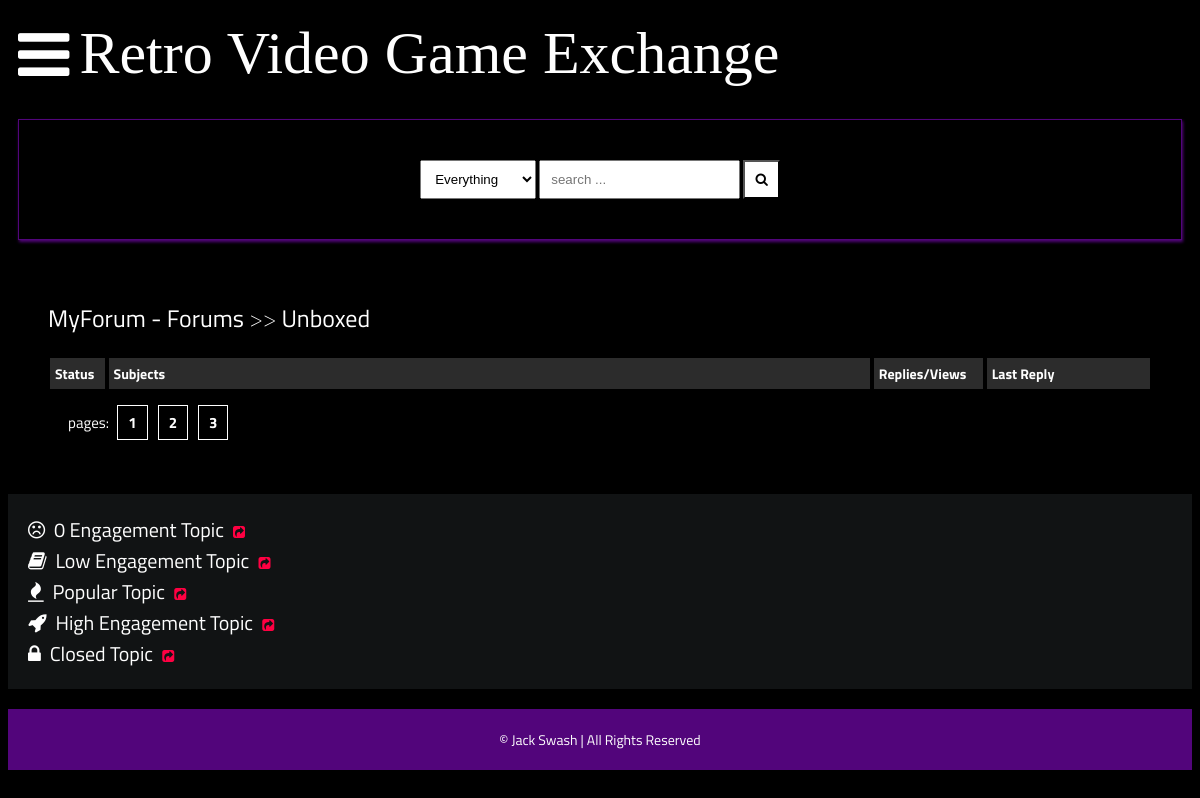
Page /posts/unboxed/ on the earlier database version.
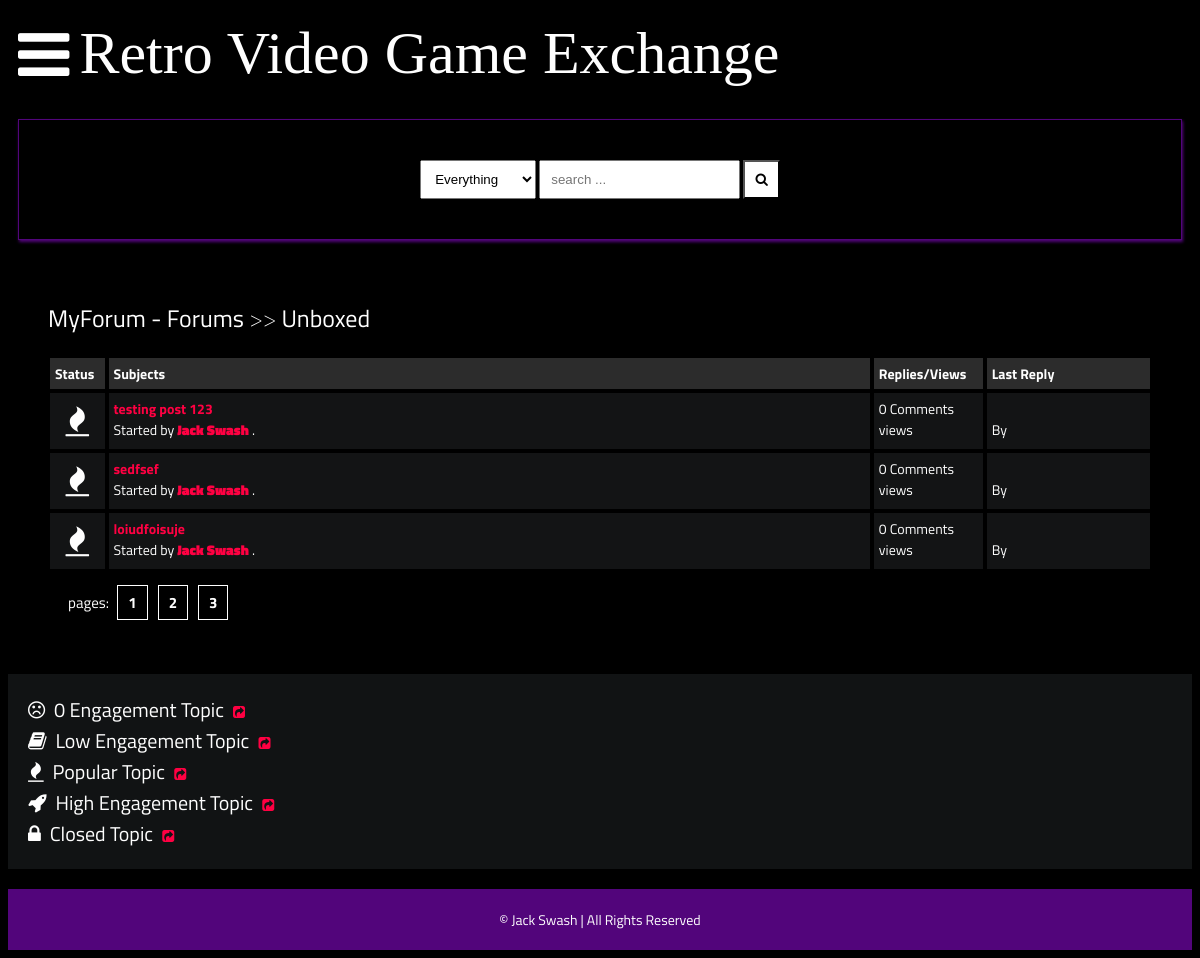
Same page on the later database version.
### main/models.py (models this page shows, shortened)
class Post(models.Model):
    title = models.CharField(max_length=400)
    slug = models.SlugField(max_length=400, unique=True, blank=True)
    user = models.ForeignKey(Author, on_delete=models.CASCADE)
    content = HTMLField()
    categories = models.ManyToManyField(Category)
    date = models.DateTimeField(auto_now_add=True)
    approved = models.BooleanField(default=False)
    hit_count_generic = GenericRelation (HitCount, object_id_field='object_pk',
        related_query_name='hit_count_generic_relation'
    )
    tags = TaggableManager()
    comments = models.ManyToManyField(Comment, blank=True)
    def get_url(self):
        return reverse("detail", kwargs={
            "slug":self.slug
        })
    @property
    def num_comments(self):
        return self.comments.count()
    @property
    def last_reply(self):
        return self.comments.latest("date")

class Author(models.Model):
    user = models.ForeignKey(User, on_delete=models.CASCADE)
    fullname = models.CharField(max_length=40, blank=True)
    slug = models.SlugField(max_length=400, unique=True, blank=True)
    bio = HTMLField()
    points = models.IntegerField(default=0)
    profile_pic = ResizedImageField(size=[50,80], quality=100, upload_to="authors", default=None, null=True, blank=True)

### main/views.py (the view)
# urls.py: path("posts/<slug>/", posts, name="posts"),
def posts(request, slug):
    category = get_object_or_404(Category, slug=slug)
    posts = Post.objects.filter(approved=True, categories=category)
    paginator = Paginator(posts, 5)
    page = request.GET.get("page")
    try:
        posts = paginator.page(page)
    except PageNotAnInteger:
        posts = paginator.page(1)
    except EmptyPage:
        posts = paginator.page(paginator.num_pages)
    context = {
        "posts":posts,
        "forum": category,
    }
    return render(request, "posts.html", context)

### main/models.py (called while the page is built)
    def get_url(self):
        return reverse("posts", kwargs={
            "slug":self.slug
        })

### templates/posts.html (shortened to what this page needs)
{% extends 'base.html' %}
{% load hitcount_tags %}
{% block content %}
    <div class="container">
        <div class="navigate">
            <span><a href="{% url 'home' %}">MyForum - Forums</a> >> <a href="{{forum.get_url}}">{{forum.title}}</a></span>
        </div>
        <div class="posts-table">
            <div class="table-head">
                <div class="status">Status</div>
                <div class="subjects">Subjects</div>
                <div class="replies">Replies/Views</div>
                <div class="last-reply">Last Reply</div>
            </div>
            {% for post in posts %}
            <div class="table-row">
                <div class="status"><i class="fa fa-fire"></i></div>
                <div class="subjects">
                    <a href="{{post.get_url}}">{{post.title}}</a>
                    <br>
                    <span>Started by <b><a href="">{{post.user.fullname|title}}</a></b> .</span>
                </div>
                <div class="replies">
                    {{post.num_comments}} Comments <br> {% get_hit_count for post %} views
                </div>
                <div class="last-reply">
                    <br>By <b><a href="">{{post.last_reply.user.fullname|title}}</a></b>
                </div>
            </div>
            {% endfor%}
        </div>
            <div class="pagination">
                pages: <a href="">1</a><a href="">2</a><a href="">3</a>
            </div>
    </div>
    <div class="note">
        <span><i class="fa fa-frown-o"></i>&nbsp; 0 Engagement Topic</span>&nbsp;&nbsp;&nbsp;<a href=""><i class="fa fa-share-square"></i></a><br>
        <span><i class="fa fa-book"></i>&nbsp; Low Engagement Topic</span>&nbsp;&nbsp;&nbsp;<a href=""><i class="fa fa-share-square"></i></a><br>
        <span><i class="fa fa-fire"></i>&nbsp; Popular Topic</span>&nbsp;&nbsp;&nbsp;<a href=""><i class="fa fa-share-square"></i></a><br>
        <span><i class="fa fa-rocket"></i>&nbsp; High Engagement Topic</span>&nbsp;&nbsp;&nbsp;<a href=""><i class="fa fa-share-square"></i></a><br>
        <span><i class="fa fa-lock"></i>&nbsp; Closed Topic</span>&nbsp;&nbsp;&nbsp;<a href=""><i class="fa fa-share-square"></i></a><br>
    </div>
    {% endblock content %}

Differences in the rows shown:
added Post: title "testing post 123", user.fullname "Jack Swash", num_comments "0"
added Post: title "sedfsef", user.fullname "Jack Swash", num_comments "0"
added Post: title "loiudfoisuje", user.fullname "Jack Swash", num_comments "0"
